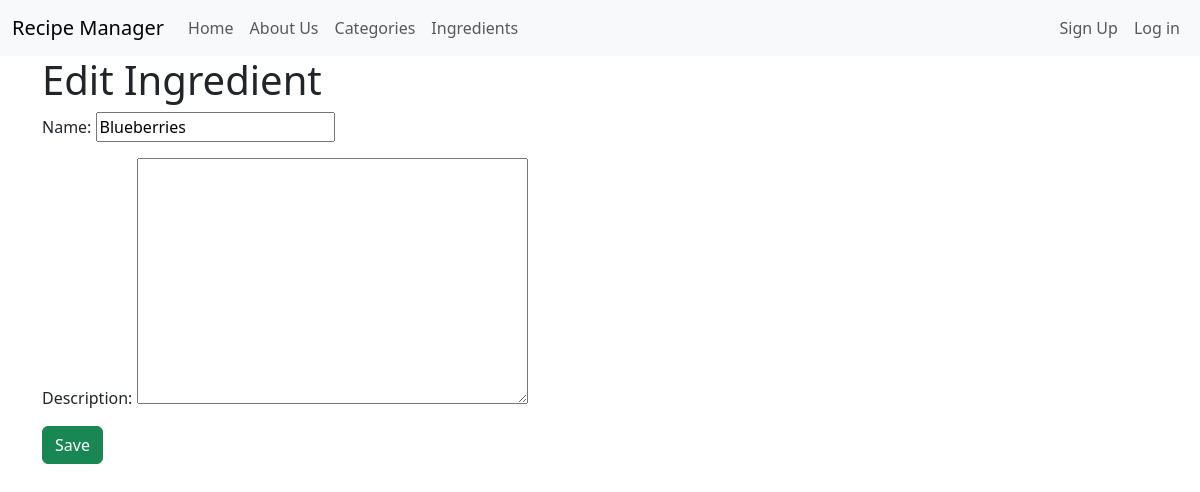
The page /recipe/ingredients/4/edit/ on the database as committed earlier.
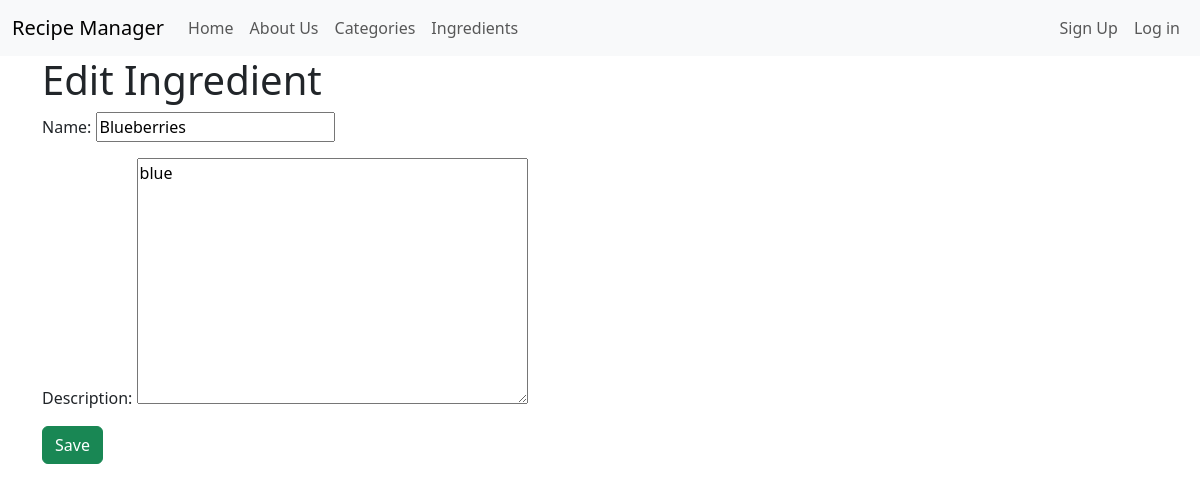
The same page on the database as committed later.
### recipes/models.py (models this page shows, shortened)
class Ingredient(models.Model):
    name = models.CharField(max_length=150, unique=True)
    description = models.TextField(blank=True)
    class Meta:
        verbose_name = "Ingredient"
        verbose_name_plural = "Ingredients"
        ordering = ['name']

### recipes/views.py (the view)
# urls.py: path("ingredients/<int:pk>/edit/", IngredientUpdateView.as_view(), name="ingredient_edit"),
class IngredientUpdateView(UpdateView):
    template_name = "recipes/ingredients/form.html"
    model = Ingredient
    fields = ["name", "description"]
    success_url = reverse_lazy("ingredient_list")

### templates/recipes/ingredients/form.html (shortened to what this page needs)
{% extends 'base.html' %}
{% block content %}
    <h1>{% if object %}Edit Ingredient{% else %}New Ingredient{% endif %}</h1>
    <form method="post">
        {{ form.as_p }}
        <input type="submit" value="Save" class="btn btn-success">
    </form>
{% endblock %}

### templates/base.html (shortened to what this page needs)
<html lang="en">
<head>
    <link href="https://cdn.jsdelivr.net/npm/bootstrap@5.3.8/dist/css/bootstrap.min.css" rel="stylesheet">
</head>
<body>
    {% include 'navbar.html' %}
    <div class ="container">
        {% block content %}
        {% endblock %}
    </div>
</body>
</html>

### templates/navbar.html (shortened to what this page needs)
<nav class="navbar navbar-expand-lg bg-body-tertiary">
  <div class="container-fluid">
    <a class="navbar-brand" href="{% url 'home' %}">Recipe Manager</a>
    <div class="collapse navbar-collapse" id="navbarNavSupportedContent">
      <ul class="navbar-nav me-auto mb-2 mb-lg-0">
        <li class="nav-item">
          <a class="nav-link" aria-current="page" href="{% url 'home' %}">Home</a>
        </li>
        <li class="nav-item">
          <a class="nav-link" href="#">About Us</a>
        </li>
        <li class="nav-item">
          <a class="nav-link" href="{% url 'category_list' %}">Categories</a>
        </li>
        <li class="nav-item">
          <a class="nav-link" href="{% url 'ingredient_list' %}">Ingredients</a>
        </li>
      </ul>
      <ul class="navbar-nav mb-2 mb-lg-0">
        {% if user.is_authenticated %}
        <li class="nav-item d-flex align-items-center">
            <span class="badge text-bg-info">{{ user.username }}</span>
        </li>
        <li class="nav-item">
            <form action="{% url 'logout' %}" method="post" class="d-flex">
                {% csrf_token %}
                <input type="submit" value="Log Out" class="nav-link btn btn-link">
            </form>
        </li>
        {% else %}
        <li class="nav-item">
            <a class="nav-link" href="{% url 'signup' %}">Sign Up</a>
        </li>
        <li class="nav-item">
            <a class="nav-link" href="{% url 'login' %}">Log in</a>
        </li>
        {% endif %}
      </ul>
    </div>
  </div>
</nav>

Rows that differ between the two databases and show on the page:
changed Ingredient "Blueberries": description (not shown) → "blue"
